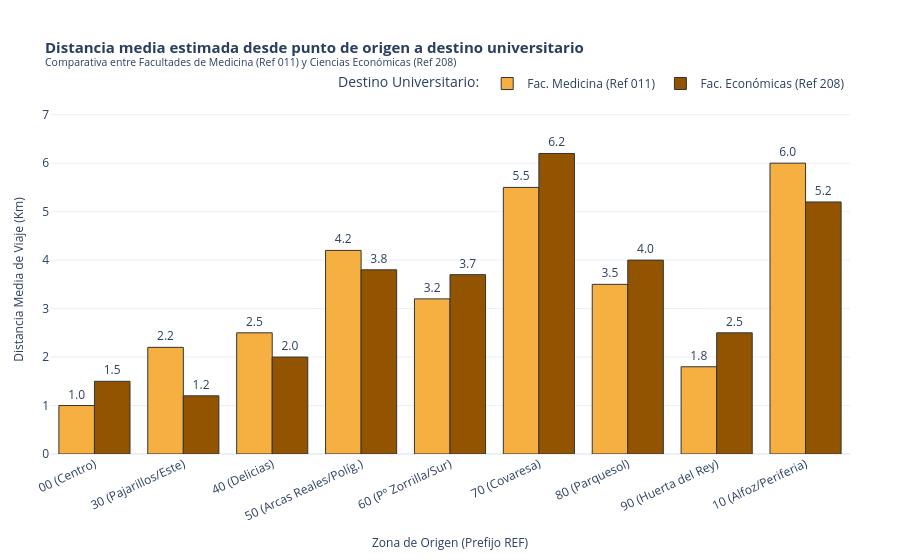

Write notebook code for a chart like this one.
### Markdown cell above
**Perfil: estudiante o investigador con conexión a Facultad de Medicina (referencia 011) y Ciencias Económicas (referencia 208)**

Al no disponer de coordenadas exactas, se utilzia la referencia: columna que refleja el pefil geográfico que agrupa cada una de las estaciones por cercanía y distrito. 
Para ello: 
- Se define la distancia media estimada en kilómetros desde cada punto de origen hasta cada uno de los destinos universitarios. 
- Los resultados se verán reflejados en un gráfico de barras agrupadas.

### Code cell
import pandas as pd
import plotly.express as px

distancia_media = {
    "Zona Origen": [
        "00 (Centro)", "30 (Pajarillos/Este)", "40 (Delicias)", "50 (Arcas Reales/Políg.)",
        "60 (Pº Zorrilla/Sur)", "70 (Covaresa)", "80 (Parquesol)", "90 (Huerta del Rey)",
        "10 (Alfoz/Periferia)"
    ] * 2,
    "Facultad Destino": ["Fac. Medicina (Ref 011)"] * 9 + ["Fac. Económicas (Ref 208)"] * 9,
    "Distancia Media (Km)": [
        # Distancias medias a Fac. Medicina (Centro-Norte)
        1.0, 2.2, 2.5, 4.2, 3.2, 5.5, 3.5, 1.8, 6.0,
        # Distancias medias a Fac. Económicas (Campus la Magdalena - Noreste)
        1.5, 1.2, 2.0, 3.8, 3.7, 6.2, 4.0, 2.5, 5.2
    ]
}
df_distancia = pd.DataFrame(distancia_media)

fig_dist = px.bar(
    df_distancia,
    x="Zona Origen",
    y="Distancia Media (Km)",
    color="Facultad Destino",
    barmode="group",
    title="<b>Distancia media estimada desde punto de origen a destino universitario</b><br>"
          "<sup>Comparativa entre Facultades de Medicina (Ref 011) y Ciencias Económicas (Ref 208)</sup>",
    labels={
        "Distancia Media (Km)": "Distancia Media de Viaje (Km)",
        "Zona Origen": "Zona de Origen (Prefijo REF)"
    },
    color_discrete_map={
        "Fac. Medicina (Ref 011)": "#f5b041",
        "Fac. Económicas (Ref 208)": "#935402"
    },
    text_auto=".1f"
)

fig_dist.update_layout(
    template="plotly_white",
    title_font_size=15,
    xaxis_title_font_size=12,
    yaxis_title_font_size=12,
    xaxis_tickangle=-25,
    yaxis=dict(range=[0, 7.2]),
    legend=dict(
        title="Destino Universitario:",
        orientation="h",
        yanchor="bottom",
        y=1.02,
        xanchor="right",
        x=1
    ),
    margin=dict(l=50, r=50, t=105, b=70)
)

fig_dist.update_traces(
    textposition="outside",
    cliponaxis=False,
    marker_line_width=1,
    marker_line_color="#333333"
)

fig_dist.show()

### Figure 1 — Plotly figure (JSON) as saved in the notebook; plotly's stock layout.template omitted (floating-point values rounded to 4 significant figures)
{"data": [{"alignmentgroup": "True", "cliponaxis": false, "hovertemplate": "Facultad Destino=Fac. Medicina (Ref 011)<br>Zona de Origen (Prefijo REF)=%{x}<br>Distancia Media de Viaje (Km)=%{y}<extra></extra>", "legendgroup": "Fac. Medicina (Ref 011)", "marker": {"color": "#f5b041", "line": {"color": "#333333", "width": 1}, "pattern": {"shape": ""}}, "name": "Fac. Medicina (Ref 011)", "offsetgroup": "Fac. Medicina (Ref 011)", "orientation": "v", "showlegend": true, "textposition": "outside", "texttemplate": "%{y:.1f}", "type": "bar", "x": ["00 (Centro)", "30 (Pajarillos/Este)", "40 (Delicias)", "50 (Arcas Reales/Políg.)", "60 (Pº Zorrilla/Sur)", "70 (Covaresa)", "80 (Parquesol)", "90 (Huerta del Rey)", "10 (Alfoz/Periferia)"], "xaxis": "x", "y": [1.0, 2.2, 2.5, 4.2, 3.2, 5.5, 3.5, 1.8, 6.0], "yaxis": "y"}, {"alignmentgroup": "True", "cliponaxis": false, "hovertemplate": "Facultad Destino=Fac. Económicas (Ref 208)<br>Zona de Origen (Prefijo REF)=%{x}<br>Distancia Media de Viaje (Km)=%{y}<extra></extra>", "legendgroup": "Fac. Económicas (Ref 208)", "marker": {"color": "#935402", "line": {"color": "#333333", "width": 1}, "pattern": {"shape": ""}}, "name": "Fac. Económicas (Ref 208)", "offsetgroup": "Fac. Económicas (Ref 208)", "orientation": "v", "showlegend": true, "textposition": "outside", "texttemplate": "%{y:.1f}", "type": "bar", "x": ["00 (Centro)", "30 (Pajarillos/Este)", "40 (Delicias)", "50 (Arcas Reales/Políg.)", "60 (Pº Zorrilla/Sur)", "70 (Covaresa)", "80 (Parquesol)", "90 (Huerta del Rey)", "10 (Alfoz/Periferia)"], "xaxis": "x", "y": [1.5, 1.2, 2.0, 3.8, 3.7, 6.2, 4.0, 2.5, 5.2], "yaxis": "y"}], "layout": {"barmode": "group", "legend": {"orientation": "h", "title": {"text": "Destino Universitario:"}, "tracegroupgap": 0, "x": 1, "xanchor": "right", "y": 1.02, "yanchor": "bottom"}, "margin": {"b": 70, "l": 50, "r": 50, "t": 105}, "title": {"font": {"size": 15}, "text": "<b>Distancia media estimada desde punto de origen a destino universitario</b><br><sup>Comparativa entre Facultades de Medicina (Ref 011) y Ciencias Económicas (Ref 208)</sup>"}, "xaxis": {"anchor": "y", "domain": [0, 1], "tickangle": -25, "title": {"font": {"size": 12}, "text": "Zona de Origen (Prefijo REF)"}}, "yaxis": {"anchor": "x", "domain": [0, 1], "range": [0, 7.2], "title": {"font": {"size": 12}, "text": "Distancia Media de Viaje (Km)"}}}}
